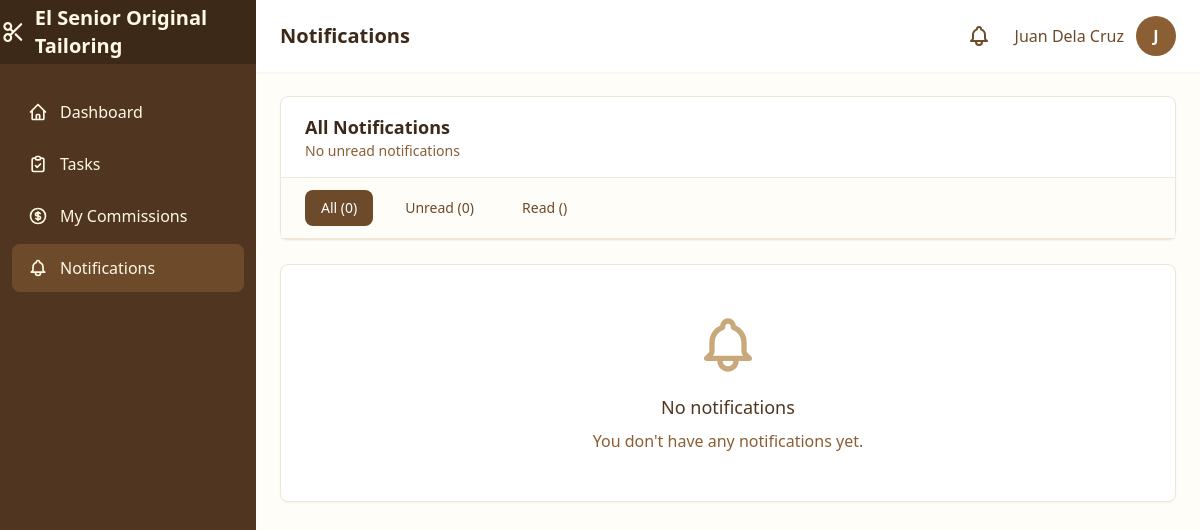
The app's page /notifications/ (signed in), older data.
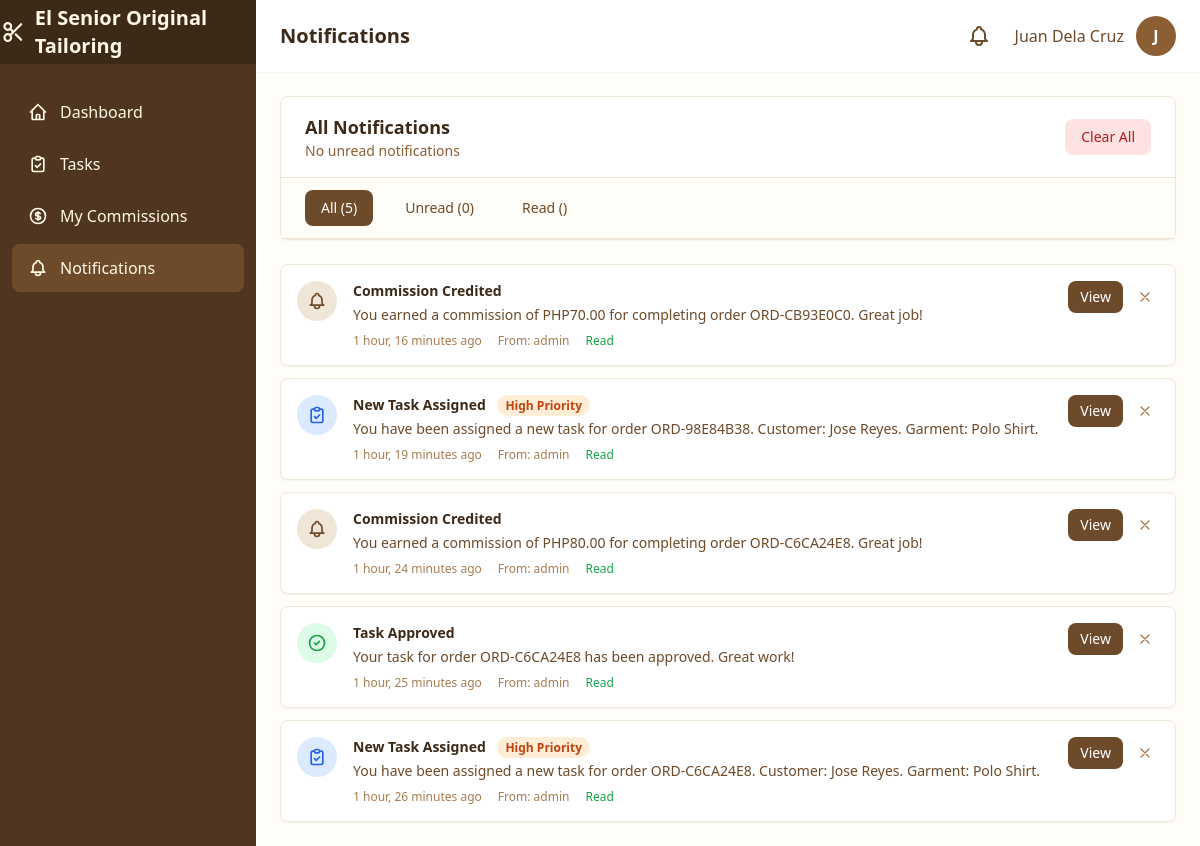
The same page, newer data.
### core/models.py (models this page shows, shortened)
class Notification(models.Model):
    TYPE_CHOICES = [
        ('task_assigned', 'Task Assigned'),
        ('task_completed', 'Task Completed'),
        ('task_approved', 'Task Approved'),
        ('order_created', 'Order Created'),
        ('payment_received', 'Payment Received'),
        ('low_stock', 'Low Stock Alert'),
        ('general', 'General'),
    ]
    PRIORITY_CHOICES = [
        ('low', 'Low'),
        ('normal', 'Normal'),
        ('high', 'High'),
        ('urgent', 'Urgent'),
    ]
    recipient = models.ForeignKey(
        User,
        on_delete=models.CASCADE,
        related_name='notifications'
    )
    sender = models.ForeignKey(
        User,
        on_delete=models.SET_NULL,
        null=True,
        blank=True,
        related_name='sent_notifications'
    )
    notification_type = models.CharField(
        max_length=30,
        choices=TYPE_CHOICES,
        default='general'
    )
    title = models.CharField(max_length=200)
    message = models.TextField()
    priority = models.CharField(
        max_length=10,
        choices=PRIORITY_CHOICES,
        default='normal'
    )
    order = models.ForeignKey(
        Order,
        on_delete=models.CASCADE,
        null=True,
        blank=True,
        related_name='notifications'
    )
    task = models.ForeignKey(
        'TailoringTask',
        on_delete=models.CASCADE,
        null=True,
        blank=True,
        related_name='notifications'
    )
    action_url = models.CharField(max_length=500, blank=True)
    is_read = models.BooleanField(default=False)
    read_at = models.DateTimeField(null=True, blank=True)
    created_at = models.DateTimeField(auto_now_add=True)
    class Meta:
        ordering = ['-created_at']
        verbose_name = "Notification"
        verbose_name_plural = "Notifications"
        indexes = [
            models.Index(fields=['recipient', 'is_read']),
            models.Index(fields=['recipient', '-created_at']),
        ]
    @classmethod
    def get_unread_count(cls, user):
        return cls.objects.filter(recipient=user, is_read=False).count()
    @classmethod
    def get_recent_notifications(cls, user, limit=10):
        return cls.objects.filter(recipient=user).select_related(
            'sender', 'order', 'task'
        )[:limit]

### core/views.py (the view)
# urls.py: path("notifications/", views.notification_list, name="notification_list"),
@login_required
def notification_list(request):
    filter_type = request.GET.get("filter", "all")
    notifications = (
        Notification.objects.filter(recipient=request.user)
        .select_related("sender", "order", "task")
        .order_by("-created_at")
    )
    if filter_type == "unread":
        notifications = notifications.filter(is_read=False)
    elif filter_type == "read":
        notifications = notifications.filter(is_read=True)
    paginator = Paginator(notifications, 20)
    page = request.GET.get("page", 1)
    notifications = paginator.get_page(page)
    total_count = Notification.objects.filter(recipient=request.user).count()
    unread_count = Notification.objects.filter(
        recipient=request.user, is_read=False
    ).count()
    context = {
        "notifications": notifications,
        "filter_type": filter_type,
        "total_count": total_count,
        "unread_count": unread_count,
    }
    if request.headers.get("HX-Request"):
        return render(request, "notifications/partials/notification_list.html", context)
    return render(request, "notifications/list.html", context)

### core/context_processors.py (called while the page is built)
def shop_info(request):
    return {
        'SHOP_NAME': getattr(settings, 'SHOP_NAME', 'El Senior Original Tailoring'),
        'SHOP_ADDRESS': getattr(settings, 'SHOP_ADDRESS', ''),
        'SHOP_PHONE': getattr(settings, 'SHOP_PHONE', ''),
    }

def notifications(request):
    if not request.user.is_authenticated:
        return {
            'unread_notification_count': 0,
            'recent_notifications': [],
            'has_unread_notifications': False,
        }
    from .models import Notification
    unread_count = Notification.get_unread_count(request.user)
    recent_notifications = Notification.get_recent_notifications(request.user, limit=10)
    urgent_count = Notification.objects.filter(
        recipient=request.user,
        is_read=False,
        priority__in=['urgent', 'high']
    ).count()
    return {
        'unread_notification_count': unread_count,
        'recent_notifications': recent_notifications,
        'has_unread_notifications': unread_count > 0,
        'urgent_notification_count': urgent_count,
        'has_urgent_notifications': urgent_count > 0,
    }

### core/models.py (called while the page is built)
    @property
    def is_admin(self):
        return self.role == 'admin'

### templates/notifications/list.html (shortened to what this page needs)
{% extends 'base.html' %}
{% block page_title %}Notifications{% endblock %}
{% block content %}
<div class="max-w-4xl mx-auto">
    <div class="bg-white rounded-lg shadow-sm border border-brown-100 mb-6">
        <div class="px-6 py-4 border-b border-brown-100 flex flex-col sm:flex-row sm:items-center sm:justify-between gap-4">
            <div>
                <h2 class="text-lg font-semibold text-brown-800">All Notifications</h2>
                <p class="text-sm text-brown-500">
                    {% if unread_count > 0 %}
                        You have {{ unread_count }} unread notification{{ unread_count|pluralize }}
                    {% else %}
                        No unread notifications
                    {% endif %}
                </p>
            </div>
            <div class="flex items-center gap-2">
                {% if total_count > 0 %}
                <form method="post" action="{% url 'notification_clear_all' %}" class="inline"
                      onsubmit="return confirm('Are you sure you want to clear all notifications?')">
                    <button type="submit"
                            class="px-4 py-2 text-sm bg-red-100 text-red-700 rounded-lg hover:bg-red-200 transition-colors">
                        Clear All
                    </button>
                </form>
                {% endif %}
            </div>
        </div>
        <div class="px-6 py-3 bg-cream-50 border-b border-brown-100">
            <div class="flex gap-4">
                <a href="?filter=all"
                   class="px-4 py-2 text-sm rounded-lg transition-colors {% if filter_type == 'all' %}bg-brown-600 text-white{% else %}text-brown-600 hover:bg-brown-100{% endif %}">
                    All ({{ total_count }})
                </a>
                <a href="?filter=unread"
                   class="px-4 py-2 text-sm rounded-lg transition-colors {% if filter_type == 'unread' %}bg-brown-600 text-white{% else %}text-brown-600 hover:bg-brown-100{% endif %}">
                    Unread ({{ unread_count }})
                </a>
                <a href="?filter=read"
                   class="px-4 py-2 text-sm rounded-lg transition-colors {% if filter_type == 'read' %}bg-brown-600 text-white{% else %}text-brown-600 hover:bg-brown-100{% endif %}">
                    Read ({{ total_count|add:"-"|add:unread_count }})
                </a>
            </div>
        </div>
    </div>
    <div id="notification-list" class="space-y-3">
        {% include 'notifications/partials/notification_list.html' %}
    </div>
</div>
{% endblock %}

### templates/notifications/partials/notification_item.html (shortened to what the changed rows need)
{% load static %}
<div id="notification-{{ notification.pk }}"
     class="bg-white rounded-lg shadow-sm border {% if not notification.is_read %}border-brown-300 border-l-4 border-l-brown-500{% else %}border-brown-100{% endif %} p-4 hover:shadow-md transition-shadow">
    <div class="flex items-start gap-4">
        <div class="flex-shrink-0">
            {% if notification.notification_type == 'task_assigned' %}
            <div class="w-10 h-10 rounded-full bg-blue-100 flex items-center justify-center">
                <svg class="w-5 h-5 text-blue-600" fill="none" stroke="currentColor" viewBox="0 0 24 24">
                    <path stroke-linecap="round" stroke-linejoin="round" stroke-width="2"
                          d="M9 5H7a2 2 0 00-2 2v12a2 2 0 002 2h10a2 2 0 002-2V7a2 2 0 00-2-2h-2M9 5a2 2 0 002 2h2a2 2 0 002-2M9 5a2 2 0 012-2h2a2 2 0 012 2m-6 9l2 2 4-4"/>
                </svg>
            </div>
            {% elif notification.notification_type == 'task_approved' %}
            <div class="w-10 h-10 rounded-full bg-green-100 flex items-center justify-center">
                <svg class="w-5 h-5 text-green-600" fill="none" stroke="currentColor" viewBox="0 0 24 24">
                    <path stroke-linecap="round" stroke-linejoin="round" stroke-width="2"
                          d="M9 12l2 2 4-4m6 2a9 9 0 11-18 0 9 9 0 0118 0z"/>
                </svg>
            </div>
            {% else %}
            <div class="w-10 h-10 rounded-full bg-brown-100 flex items-center justify-center">
            </div>
            {% endif %}
        </div>
        <div class="flex-1 min-w-0">
            <div class="flex items-start justify-between gap-2">
                <div>
                    <h4 class="text-sm font-semibold text-brown-800 {% if not notification.is_read %}font-bold{% endif %}">
                        {{ notification.title }}
                        {% if notification.priority == 'urgent' %}
                        <span class="ml-2 px-2 py-0.5 text-xs bg-red-100 text-red-700 rounded-full">Urgent</span>
                        {% elif notification.priority == 'high' %}
                        <span class="ml-2 px-2 py-0.5 text-xs bg-orange-100 text-orange-700 rounded-full">High Priority</span>
                        {% endif %}
                    </h4>
                    <p class="text-sm text-brown-600 mt-1">{{ notification.message }}</p>
                    <div class="flex items-center gap-4 mt-2 text-xs text-brown-400">
                        <span>{{ notification.created_at|timesince }} ago</span>
                        {% if notification.sender %}
                        <span>From: {{ notification.sender.get_full_name|default:notification.sender.username }}</span>
                        {% endif %}
                        {% if notification.is_read %}
                        <span class="text-green-600">Read</span>
                        {% endif %}
                    </div>
                </div>
                <div class="flex items-center gap-2 flex-shrink-0">
                    {% if notification.action_url %}
                    <a href="{% url 'notification_mark_read' notification.pk %}"
                       class="px-3 py-1.5 text-sm bg-brown-600 text-white rounded-lg hover:bg-brown-700 transition-colors">
                        View
                    </a>
                    {% elif not notification.is_read %}
                    <a href="{% url 'notification_mark_read' notification.pk %}"
                       class="px-3 py-1.5 text-sm bg-brown-100 text-brown-700 rounded-lg hover:bg-brown-200 transition-colors">
                        Mark Read
                    </a>
                    {% endif %}
                    <form method="post" action="{% url 'notification_delete' notification.pk %}" class="inline">
                        <button type="submit"
                                class="p-1.5 text-brown-400 hover:text-red-600 hover:bg-red-50 rounded transition-colors"
                                title="Delete notification">
                            <svg class="w-4 h-4" fill="none" stroke="currentColor" viewBox="0 0 24 24">
                                <path stroke-linecap="round" stroke-linejoin="round" stroke-width="2" d="M6 18L18 6M6 6l12 12"/>
                            </svg>
                        </button>
                    </form>
                </div>
            </div>
        </div>
    </div>
</div>

Row changes from the older to the newer data that the page shows:
added Notification: notification_type "general" (drawn), title "Commission Credited", message "You earned a commission of PHP70.00 for completing order ORD-CB93E0C0. Great job!", created_at "1 hour, 16 minutes", sender.get_full_name "admin", is_read "Read", action_url "View"
added Notification: notification_type "task_assigned" (drawn), title "New Task Assigned", priority "High Priority", message "You have been assigned a new task for order ORD-98E84B38. Customer: Jose Reyes. Garment: Polo Shirt.", created_at "1 hour, 19 minutes", sender.get_full_name "admin", is_read "Read", action_url "View"
added Notification: notification_type "general" (drawn), title "Commission Credited", message "You earned a commission of PHP80.00 for completing order ORD-C6CA24E8. Great job!", created_at "1 hour, 24 minutes", sender.get_full_name "admin", is_read "Read", action_url "View"
added Notification: notification_type "task_approved" (drawn), title "Task Approved", message "Your task for order ORD-C6CA24E8 has been approved. Great work!", created_at "1 hour, 25 minutes", sender.get_full_name "admin", is_read "Read", action_url "View"
added Notification: notification_type "task_assigned" (drawn), title "New Task Assigned", priority "High Priority", message "You have been assigned a new task for order ORD-C6CA24E8. Customer: Jose Reyes. Garment: Polo Shirt.", created_at "1 hour, 26 minutes", sender.get_full_name "admin", is_read "Read", action_url "View"
Text that changed along with them:
{{ total_count }}: "0" → "5"
text no longer shown: "No notifications You don't have any notifications yet."
text now shown: "Clear All"
